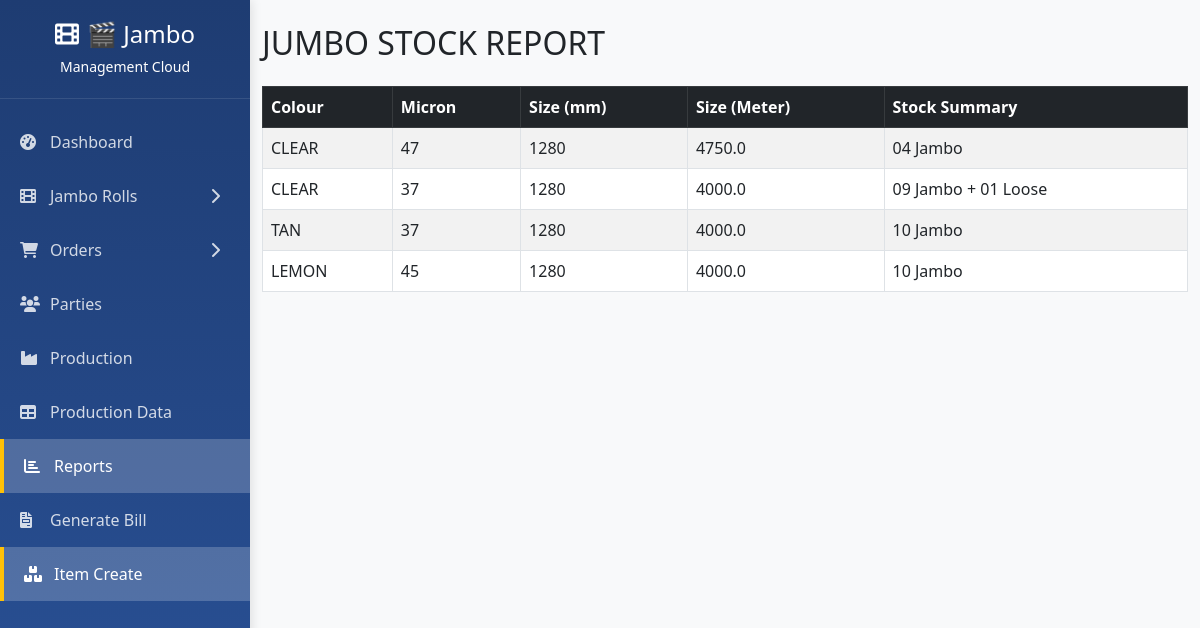
The page /reports/jumbo_stock_report on the database its author committed.
### tables this page shows
CREATE TABLE jambo_rolls (
            id INTEGER PRIMARY KEY AUTOINCREMENT,
            jambo_no INTEGER UNIQUE NOT NULL,
            date TEXT NOT NULL,
            size_mm INTEGER NOT NULL,
            size_meter REAL NOT NULL,
            colour TEXT NOT NULL,
            micron INTEGER NOT NULL,
            roll_no INTEGER NOT NULL,
            net_weight REAL NOT NULL,
            party_name TEXT NOT NULL,
            calculated_yard INTEGER NOT NULL,
            actual_yard INTEGER NOT NULL,
            rate_kg REAL NOT NULL,
            amount REAL NOT NULL,
            balance_yard INTEGER NOT NULL,
            extra_yard INTEGER DEFAULT 0,
            challan_no TEXT
        );

### routes/reports.py (the view)
@bp.route('/jumbo_stock_report')
def jumbo_stock_report():
    try:
        conn = get_db_connection()
        cursor = conn.cursor()
        cursor.execute('''
            SELECT j.jambo_no, j.colour, j.micron, j.size_mm, j.size_meter, j.balance_yard, j.calculated_yard, c.jambo_id
            FROM jambo_rolls j
            LEFT JOIN closed_jambos c ON j.jambo_no = c.jambo_id
        ''')
        rows = cursor.fetchall()
        groups = defaultdict(lambda: {'full': 0, 'loose': 0, 'size_meter': None})
        for row in rows:
            colour = row[1]
            micron = row[2]
            size_mm = row[3]
            size_meter = row[4]
            balance_yard = row[5]
            calculated_yard = row[6]
            closed = row[7] is not None
            key = (colour, micron, size_mm)
            if not closed and balance_yard == calculated_yard:
                groups[key]['full'] += 1
            elif not closed and balance_yard < calculated_yard and balance_yard > 0:
                groups[key]['loose'] += 1
            groups[key]['size_meter'] = size_meter
        report_data = []
        for (colour, micron, size_mm), val in groups.items():
            report_data.append({
                'colour': colour,
                'micron': micron,
                'size_mm': size_mm,
                'size_meter': val['size_meter'],
                'full': val['full'],
                'loose': val['loose']
            })
        conn.close()
        return render_template('jumbo_stock_report.html', report_data=report_data)
    except Exception as e:
        print(f"Error generating jumbo stock report: {e}")
        return "Error generating report"

### database.py (called while the page is built)
def get_db_connection():
    conn = sqlite3.connect(Config.DATABASE)
    conn.row_factory = sqlite3.Row
    return conn

### templates/jumbo_stock_report.html (shortened to what this page needs)
{% extends 'base.html' %}
{% block content %}
<div class="container py-4">
    <h2 class="mb-4">JUMBO STOCK REPORT</h2>
    <div class="table-responsive">
        <table class="table table-bordered table-striped">
            <thead class="table-dark">
                <tr>
                    <th>Colour</th>
                    <th>Micron</th>
                    <th>Size (mm)</th>
                    <th>Size (Meter)</th>
                    <th>Stock Summary</th>
                </tr>
            </thead>
            <tbody>
                {% for row in report_data %}
                <tr>
                    <td>{{ row.colour }}</td>
                    <td>{{ row.micron }}</td>
                    <td>{{ row.size_mm }}</td>
                    <td>{{ row.size_meter }}</td>
                    <td>
                        {% if row.full > 0 %}{{ '%02d' % row.full }} Jambo{% endif %}
                        {% if row.full > 0 and row.loose > 0 %} + {% endif %}
                        {% if row.loose > 0 %}{{ '%02d' % row.loose }} Loose{% endif %}
                    </td>
                </tr>
                {% endfor %}
            </tbody>
        </table>
    </div>
</div>
{% endblock %}

### templates/base.html (shortened to what this page needs)
<!DOCTYPE html>
<html lang="en">
<head>
    <link href="https://cdn.jsdelivr.net/npm/bootstrap@5.3.0/dist/css/bootstrap.min.css" rel="stylesheet">
    <link href="https://cdnjs.cloudflare.com/ajax/libs/font-awesome/6.0.0/css/all.min.css" rel="stylesheet">
</head>
<body>
    <div class="sidebar" id="sidebar">
        <div class="brand">
            <h4 class="mb-0">
                <i class="fas fa-film me-2"></i>🎬 Jambo<br>
                <small style="font-size: 14px;">Management Cloud</small>
            </h4>
        </div>
        <nav class="nav flex-column mt-3">
            <a class="nav-link {% if request.endpoint == 'index' %}active{% endif %}" href="/">
                <i class="fas fa-tachometer-alt"></i>
                Dashboard
            </a>
            <div class="nav-item dropdown">
                <a class="nav-link {% if 'jambos' in request.endpoint %}active{% endif %}" href="/jambos">
                    <i class="fas fa-film"></i>
                    Jambo Rolls
                    <i class="fas fa-chevron-right dropdown-arrow"></i>
                </a>
            </div>
            <div class="nav-item dropdown">
                <a class="nav-link {% if 'orders' in request.endpoint %}active{% endif %}" href="/orders">
                    <i class="fas fa-shopping-cart"></i>
                    Orders
                    <i class="fas fa-chevron-right dropdown-arrow"></i>
                </a>
            </div>
            <a class="nav-link {% if 'parties' in request.endpoint %}active{% endif %}" href="/parties">
                <i class="fas fa-users"></i>
                Parties
            </a>
            <a class="nav-link {% if 'production' in request.endpoint and 'data' not in request.path %}active{% endif %}" href="/production">
                <i class="fas fa-industry"></i>
                Production
            </a>
            <a class="nav-link {% if 'production_data' in request.endpoint or '/production/data' in request.path %}active{% endif %}" href="/production/data">
                <i class="fas fa-table"></i>
                Production Data
            </a>
            <a class="nav-link {% if 'reports' in request.endpoint %}active{% endif %}" href="{{ url_for('reports.reports_dashboard') }}">
                <i class="fas fa-chart-bar"></i>
                Reports
            </a>
            <a class="nav-link" href="{{ url_for('reports.generate_bill') }}">
                <i class="fas fa-file-invoice"></i>
                Generate Bill
            </a>
            <a class="nav-link {% if 'stock' in request.endpoint %}active{% endif %}" href="/stock/manage">
                <i class="fas fa-boxes"></i>
                Item Create
            </a>
    </nav>
    </div>
    <div class="main-content">
        {% block content %}{% endblock %}
    </div>
</body>
</html>

### templates/base.html (style rules this page uses)
.sidebar { min-height: 100vh; background: linear-gradient(180deg, #1e3c72 0%, #2a5298 100%); width: 250px; position: fixed; top: 0; left: 0; z-index: 1000; padding: 0; box-shadow: 2px 0 10px rgba(0,0,0,0.1); }
.sidebar .brand { padding: 20px; border-bottom: 1px solid rgba(255,255,255,0.1); color: white; text-align: center; }
.sidebar .nav-link { color: rgba(255,255,255,0.8); padding: 15px 20px; border: none; border-radius: 0; transition: all 0.3s ease; display: flex; align-items: center; }
.sidebar .nav-link.active { background-color: rgba(255,255,255,0.2); color: white; border-left: 4px solid #ffc107; }
.sidebar .nav-link i { width: 20px; margin-right: 10px; }
.nav-item.dropdown { position: relative; }
.nav-item.dropdown .nav-link i.dropdown-arrow { margin-left: auto; margin-right: 0; transition: transform 0.3s ease; }
.main-content { margin-left: 250px; min-height: 100vh; background-color: #f8f9fa; }

### rows shown on the page
jambo_rolls: colour "CLEAR", size_mm "1280"
jambo_rolls: size_meter "4750.0"
jambo_rolls: colour "CLEAR", size_mm "1280"
jambo_rolls: size_meter "4000.0"
jambo_rolls: colour "TAN", size_mm "1280"
jambo_rolls: size_meter "4000.0"
jambo_rolls: colour "LEMON", size_mm "1280"
jambo_rolls: size_meter "4000.0"

### other values the page prints
{{ row.micron }} "47" "37" "37" "45"
{{ '%02d' % row.full }} "04" "09" "10" "10"
{{ '%02d' % row.loose }} "01"
